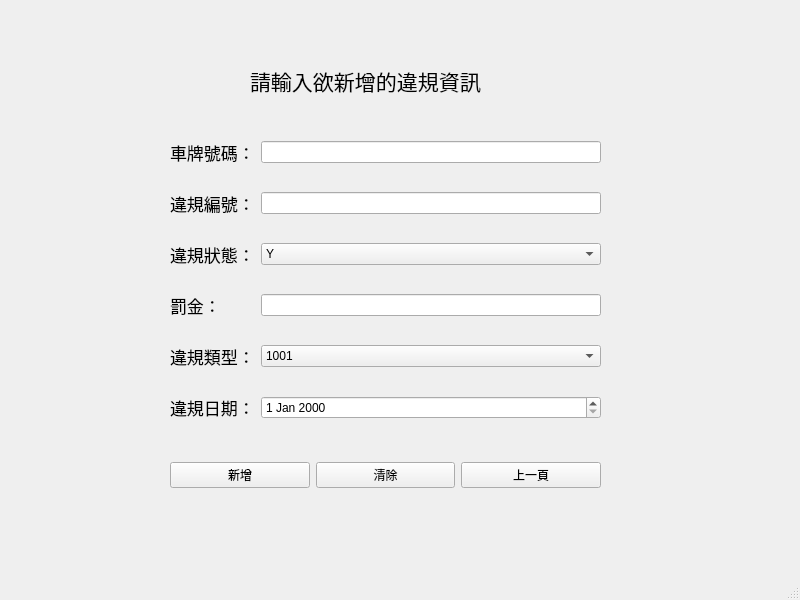
<?xml version="1.0" encoding="UTF-8"?>
<ui version="4.0">
 <class>MainWindow</class>
 <widget class="QMainWindow" name="MainWindow">
  <property name="geometry">
   <rect>
    <x>0</x>
    <y>0</y>
    <width>800</width>
    <height>600</height>
   </rect>
  </property>
  <property name="windowTitle">
   <string>MainWindow</string>
  </property>
  <widget class="QWidget" name="centralwidget">
   <widget class="QWidget" name="layoutWidget_2">
    <property name="geometry">
     <rect>
      <x>170</x>
      <y>120</y>
      <width>431</width>
      <height>321</height>
     </rect>
    </property>
    <layout class="QGridLayout" name="gridLayout">
     <item row="0" column="0">
      <widget class="QLabel" name="label">
       <property name="font">
        <font>
         <pointsize>13</pointsize>
        </font>
       </property>
       <property name="text">
        <string>車牌號碼：</string>
       </property>
      </widget>
     </item>
     <item row="4" column="0">
      <widget class="QLabel" name="label_5">
       <property name="font">
        <font>
         <pointsize>13</pointsize>
        </font>
       </property>
       <property name="text">
        <string>違規類型：</string>
       </property>
      </widget>
     </item>
     <item row="2" column="0">
      <widget class="QLabel" name="label_4">
       <property name="font">
        <font>
         <pointsize>13</pointsize>
        </font>
       </property>
       <property name="text">
        <string>違規狀態：</string>
       </property>
      </widget>
     </item>
     <item row="1" column="0">
      <widget class="QLabel" name="label_2">
       <property name="font">
        <font>
         <pointsize>13</pointsize>
        </font>
       </property>
       <property name="text">
        <string>違規編號：</string>
       </property>
      </widget>
     </item>
     <item row="5" column="0">
      <widget class="QLabel" name="label_6">
       <property name="font">
        <font>
         <pointsize>13</pointsize>
        </font>
       </property>
       <property name="text">
        <string>違規日期：</string>
       </property>
      </widget>
     </item>
     <item row="0" column="1">
      <widget class="QLineEdit" name="lineEdit_2"/>
     </item>
     <item row="1" column="1">
      <widget class="QLineEdit" name="lineEdit_3"/>
     </item>
     <item row="3" column="0">
      <widget class="QLabel" name="label_7">
       <property name="font">
        <font>
         <pointsize>13</pointsize>
        </font>
       </property>
       <property name="text">
        <string>罰金：</string>
       </property>
      </widget>
     </item>
     <item row="3" column="1">
      <widget class="QLineEdit" name="lineEdit_6"/>
     </item>
     <item row="5" column="1">
      <widget class="QDateEdit" name="dateEdit"/>
     </item>
     <item row="4" column="1">
      <widget class="QComboBox" name="comboBox_2">
       <item>
        <property name="text">
         <string>1001</string>
        </property>
       </item>
       <item>
        <property name="text">
         <string>1002</string>
        </property>
       </item>
       <item>
        <property name="text">
         <string>1003</string>
        </property>
       </item>
       <item>
        <property name="text">
         <string>1004</string>
        </property>
       </item>
       <item>
        <property name="text">
         <string>1005</string>
        </property>
       </item>
      </widget>
     </item>
     <item row="2" column="1">
      <widget class="QComboBox" name="comboBox_3">
       <item>
        <property name="text">
         <string>Y</string>
        </property>
       </item>
       <item>
        <property name="text">
         <string>N</string>
        </property>
       </item>
      </widget>
     </item>
    </layout>
   </widget>
   <widget class="QLabel" name="label_3">
    <property name="geometry">
     <rect>
      <x>250</x>
      <y>60</y>
      <width>251</width>
      <height>41</height>
     </rect>
    </property>
    <property name="font">
     <font>
      <pointsize>16</pointsize>
     </font>
    </property>
    <property name="text">
     <string>請輸入欲新增的違規資訊</string>
    </property>
   </widget>
   <widget class="QWidget" name="layoutWidget">
    <property name="geometry">
     <rect>
      <x>170</x>
      <y>460</y>
      <width>431</width>
      <height>31</height>
     </rect>
    </property>
    <layout class="QHBoxLayout" name="horizontalLayout">
     <item>
      <widget class="QPushButton" name="pushButton">
       <property name="text">
        <string>新增</string>
       </property>
      </widget>
     </item>
     <item>
      <widget class="QPushButton" name="pushButton_2">
       <property name="text">
        <string>清除</string>
       </property>
      </widget>
     </item>
     <item>
      <widget class="QPushButton" name="pushButton_3">
       <property name="text">
        <string>上一頁</string>
       </property>
      </widget>
     </item>
    </layout>
   </widget>
  </widget>
  <widget class="QMenuBar" name="menubar">
   <property name="geometry">
    <rect>
     <x>0</x>
     <y>0</y>
     <width>800</width>
     <height>21</height>
    </rect>
   </property>
  </widget>
  <widget class="QStatusBar" name="statusbar"/>
 </widget>
 <resources/>
 <connections/>
</ui>
